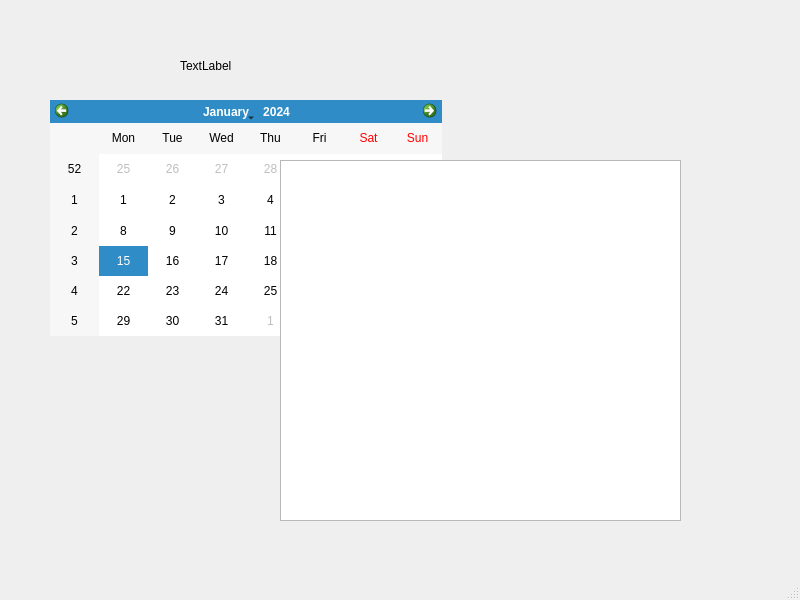
<?xml version="1.0" encoding="UTF-8"?>
<ui version="4.0">
 <class>MainWindow</class>
 <widget class="QMainWindow" name="MainWindow">
  <property name="geometry">
   <rect>
    <x>0</x>
    <y>0</y>
    <width>800</width>
    <height>600</height>
   </rect>
  </property>
  <property name="windowTitle">
   <string>MainWindow</string>
  </property>
  <widget class="QWidget" name="calendar_2">
   <widget class="QCalendarWidget" name="calendar1">
    <property name="geometry">
     <rect>
      <x>50</x>
      <y>100</y>
      <width>392</width>
      <height>236</height>
     </rect>
    </property>
   </widget>
   <widget class="QLabel" name="label">
    <property name="geometry">
     <rect>
      <x>180</x>
      <y>50</y>
      <width>251</width>
      <height>31</height>
     </rect>
    </property>
    <property name="text">
     <string>TextLabel</string>
    </property>
   </widget>
   <widget class="QTableView" name="tblNames">
    <property name="geometry">
     <rect>
      <x>280</x>
      <y>160</y>
      <width>401</width>
      <height>361</height>
     </rect>
    </property>
   </widget>
  </widget>
  <widget class="QMenuBar" name="menubar">
   <property name="geometry">
    <rect>
     <x>0</x>
     <y>0</y>
     <width>800</width>
     <height>26</height>
    </rect>
   </property>
  </widget>
  <widget class="QStatusBar" name="statusbar"/>
 </widget>
 <resources/>
 <connections/>
</ui>
